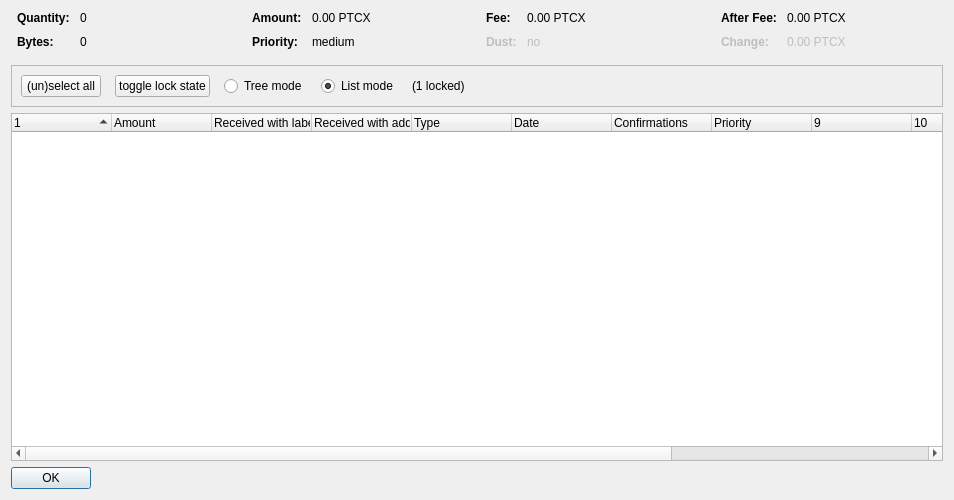
<?xml version="1.0" encoding="UTF-8"?>
<ui version="4.0">
 <class>CoinControlDialog</class>
 <widget class="QDialog" name="CoinControlDialog">
  <property name="geometry">
   <rect>
    <x>0</x>
    <y>0</y>
    <width>954</width>
    <height>500</height>
   </rect>
  </property>
  <property name="windowTitle">
   <string>Coin Selection</string>
  </property>
  <layout class="QVBoxLayout" name="verticalLayout">
   <item>
    <layout class="QHBoxLayout" name="horizontalLayoutTop" stretch="0,0,0,0">
     <property name="topMargin">
      <number>0</number>
     </property>
     <property name="bottomMargin">
      <number>10</number>
     </property>
     <item>
      <layout class="QFormLayout" name="formLayoutCoinControl1">
       <property name="horizontalSpacing">
        <number>10</number>
       </property>
       <property name="verticalSpacing">
        <number>10</number>
       </property>
       <property name="leftMargin">
        <number>6</number>
       </property>
       <property name="rightMargin">
        <number>6</number>
       </property>
       <item row="0" column="0">
        <widget class="QLabel" name="labelCoinControlQuantityText">
         <property name="font">
          <font>
           <weight>75</weight>
           <bold>true</bold>
          </font>
         </property>
         <property name="text">
          <string>Quantity:</string>
         </property>
        </widget>
       </item>
       <item row="0" column="1">
        <widget class="QLabel" name="labelCoinControlQuantity">
         <property name="cursor">
          <cursorShape>IBeamCursor</cursorShape>
         </property>
         <property name="contextMenuPolicy">
          <enum>Qt::ActionsContextMenu</enum>
         </property>
         <property name="text">
          <string notr="true">0</string>
         </property>
         <property name="textInteractionFlags">
          <set>Qt::LinksAccessibleByMouse|Qt::TextSelectableByKeyboard|Qt::TextSelectableByMouse</set>
         </property>
        </widget>
       </item>
       <item row="1" column="0">
        <widget class="QLabel" name="labelCoinControlBytesText">
         <property name="font">
          <font>
           <weight>75</weight>
           <bold>true</bold>
          </font>
         </property>
         <property name="text">
          <string>Bytes:</string>
         </property>
        </widget>
       </item>
       <item row="1" column="1">
        <widget class="QLabel" name="labelCoinControlBytes">
         <property name="cursor">
          <cursorShape>IBeamCursor</cursorShape>
         </property>
         <property name="contextMenuPolicy">
          <enum>Qt::ActionsContextMenu</enum>
         </property>
         <property name="text">
          <string notr="true">0</string>
         </property>
         <property name="textInteractionFlags">
          <set>Qt::LinksAccessibleByMouse|Qt::TextSelectableByKeyboard|Qt::TextSelectableByMouse</set>
         </property>
        </widget>
       </item>
      </layout>
     </item>
     <item>
      <layout class="QFormLayout" name="formLayoutCoinControl2">
       <property name="horizontalSpacing">
        <number>10</number>
       </property>
       <property name="verticalSpacing">
        <number>10</number>
       </property>
       <property name="leftMargin">
        <number>6</number>
       </property>
       <property name="rightMargin">
        <number>6</number>
       </property>
       <item row="0" column="0">
        <widget class="QLabel" name="labelCoinControlAmountText">
         <property name="font">
          <font>
           <weight>75</weight>
           <bold>true</bold>
          </font>
         </property>
         <property name="text">
          <string>Amount:</string>
         </property>
        </widget>
       </item>
       <item row="0" column="1">
        <widget class="QLabel" name="labelCoinControlAmount">
         <property name="cursor">
          <cursorShape>IBeamCursor</cursorShape>
         </property>
         <property name="contextMenuPolicy">
          <enum>Qt::ActionsContextMenu</enum>
         </property>
         <property name="text">
          <string notr="true">0.00 PTCX</string>
         </property>
         <property name="textInteractionFlags">
          <set>Qt::LinksAccessibleByMouse|Qt::TextSelectableByKeyboard|Qt::TextSelectableByMouse</set>
         </property>
        </widget>
       </item>
       <item row="1" column="0">
        <widget class="QLabel" name="labelCoinControlPriorityText">
         <property name="font">
          <font>
           <weight>75</weight>
           <bold>true</bold>
          </font>
         </property>
         <property name="text">
          <string>Priority:</string>
         </property>
        </widget>
       </item>
       <item row="1" column="1">
        <widget class="QLabel" name="labelCoinControlPriority">
         <property name="cursor">
          <cursorShape>IBeamCursor</cursorShape>
         </property>
         <property name="contextMenuPolicy">
          <enum>Qt::ActionsContextMenu</enum>
         </property>
         <property name="text">
          <string>medium</string>
         </property>
         <property name="textInteractionFlags">
          <set>Qt::LinksAccessibleByMouse|Qt::TextSelectableByKeyboard|Qt::TextSelectableByMouse</set>
         </property>
        </widget>
       </item>
      </layout>
     </item>
     <item>
      <layout class="QFormLayout" name="formLayoutCoinControl3">
       <property name="horizontalSpacing">
        <number>10</number>
       </property>
       <property name="verticalSpacing">
        <number>10</number>
       </property>
       <property name="leftMargin">
        <number>6</number>
       </property>
       <property name="rightMargin">
        <number>6</number>
       </property>
       <item row="0" column="0">
        <widget class="QLabel" name="labelCoinControlFeeText">
         <property name="font">
          <font>
           <weight>75</weight>
           <bold>true</bold>
          </font>
         </property>
         <property name="text">
          <string>Fee:</string>
         </property>
        </widget>
       </item>
       <item row="0" column="1">
        <widget class="QLabel" name="labelCoinControlFee">
         <property name="cursor">
          <cursorShape>IBeamCursor</cursorShape>
         </property>
         <property name="contextMenuPolicy">
          <enum>Qt::ActionsContextMenu</enum>
         </property>
         <property name="text">
          <string notr="true">0.00 PTCX</string>
         </property>
         <property name="textInteractionFlags">
          <set>Qt::LinksAccessibleByMouse|Qt::TextSelectableByKeyboard|Qt::TextSelectableByMouse</set>
         </property>
        </widget>
       </item>
       <item row="1" column="0">
        <widget class="QLabel" name="labelCoinControlLowOutputText">
         <property name="enabled">
          <bool>false</bool>
         </property>
         <property name="font">
          <font>
           <weight>75</weight>
           <bold>true</bold>
          </font>
         </property>
         <property name="text">
          <string>Dust:</string>
         </property>
        </widget>
       </item>
       <item row="1" column="1">
        <widget class="QLabel" name="labelCoinControlLowOutput">
         <property name="enabled">
          <bool>false</bool>
         </property>
         <property name="cursor">
          <cursorShape>IBeamCursor</cursorShape>
         </property>
         <property name="contextMenuPolicy">
          <enum>Qt::ActionsContextMenu</enum>
         </property>
         <property name="text">
          <string>no</string>
         </property>
         <property name="textInteractionFlags">
          <set>Qt::LinksAccessibleByMouse|Qt::TextSelectableByKeyboard|Qt::TextSelectableByMouse</set>
         </property>
        </widget>
       </item>
      </layout>
     </item>
     <item>
      <layout class="QFormLayout" name="formLayoutCoinControl4">
       <property name="horizontalSpacing">
        <number>10</number>
       </property>
       <property name="verticalSpacing">
        <number>10</number>
       </property>
       <property name="leftMargin">
        <number>6</number>
       </property>
       <property name="rightMargin">
        <number>6</number>
       </property>
       <item row="0" column="0">
        <widget class="QLabel" name="labelCoinControlAfterFeeText">
         <property name="font">
          <font>
           <weight>75</weight>
           <bold>true</bold>
          </font>
         </property>
         <property name="text">
          <string>After Fee:</string>
         </property>
        </widget>
       </item>
       <item row="0" column="1">
        <widget class="QLabel" name="labelCoinControlAfterFee">
         <property name="cursor">
          <cursorShape>IBeamCursor</cursorShape>
         </property>
         <property name="contextMenuPolicy">
          <enum>Qt::ActionsContextMenu</enum>
         </property>
         <property name="text">
          <string notr="true">0.00 PTCX</string>
         </property>
         <property name="textInteractionFlags">
          <set>Qt::LinksAccessibleByMouse|Qt::TextSelectableByKeyboard|Qt::TextSelectableByMouse</set>
         </property>
        </widget>
       </item>
       <item row="1" column="0">
        <widget class="QLabel" name="labelCoinControlChangeText">
         <property name="enabled">
          <bool>false</bool>
         </property>
         <property name="font">
          <font>
           <weight>75</weight>
           <bold>true</bold>
          </font>
         </property>
         <property name="text">
          <string>Change:</string>
         </property>
        </widget>
       </item>
       <item row="1" column="1">
        <widget class="QLabel" name="labelCoinControlChange">
         <property name="enabled">
          <bool>false</bool>
         </property>
         <property name="cursor">
          <cursorShape>IBeamCursor</cursorShape>
         </property>
         <property name="contextMenuPolicy">
          <enum>Qt::ActionsContextMenu</enum>
         </property>
         <property name="text">
          <string notr="true">0.00 PTCX</string>
         </property>
         <property name="textInteractionFlags">
          <set>Qt::LinksAccessibleByMouse|Qt::TextSelectableByKeyboard|Qt::TextSelectableByMouse</set>
         </property>
        </widget>
       </item>
      </layout>
     </item>
    </layout>
   </item>
   <item>
    <widget class="QFrame" name="frame">
     <property name="minimumSize">
      <size>
       <width>0</width>
       <height>40</height>
      </size>
     </property>
     <property name="frameShape">
      <enum>QFrame::StyledPanel</enum>
     </property>
     <property name="frameShadow">
      <enum>QFrame::Sunken</enum>
     </property>
     <layout class="QHBoxLayout" name="horizontalLayout">
      <item>
       <layout class="QHBoxLayout" name="horizontalLayoutPanel" stretch="0,0,0,0,0,0">
        <property name="spacing">
         <number>14</number>
        </property>
        <item>
         <widget class="QPushButton" name="pushButtonSelectAll">
          <property name="sizePolicy">
           <sizepolicy hsizetype="Maximum" vsizetype="Fixed">
            <horstretch>0</horstretch>
            <verstretch>0</verstretch>
           </sizepolicy>
          </property>
          <property name="text">
           <string>(un)select all</string>
          </property>
          <property name="autoDefault">
           <bool>false</bool>
          </property>
         </widget>
        </item>
        <item>
         <widget class="QPushButton" name="pushButtonToggleLock">
          <property name="sizePolicy">
           <sizepolicy hsizetype="Maximum" vsizetype="Fixed">
            <horstretch>0</horstretch>
            <verstretch>0</verstretch>
           </sizepolicy>
          </property>
          <property name="text">
           <string>toggle lock state</string>
          </property>
          <property name="autoDefault">
           <bool>false</bool>
          </property>
         </widget>
        </item>
        <item>
         <widget class="QRadioButton" name="radioTreeMode">
          <property name="sizePolicy">
           <sizepolicy hsizetype="Maximum" vsizetype="Fixed">
            <horstretch>0</horstretch>
            <verstretch>0</verstretch>
           </sizepolicy>
          </property>
          <property name="text">
           <string>Tree mode</string>
          </property>
         </widget>
        </item>
        <item>
         <widget class="QRadioButton" name="radioListMode">
          <property name="sizePolicy">
           <sizepolicy hsizetype="Maximum" vsizetype="Fixed">
            <horstretch>0</horstretch>
            <verstretch>0</verstretch>
           </sizepolicy>
          </property>
          <property name="text">
           <string>List mode</string>
          </property>
          <property name="checked">
           <bool>true</bool>
          </property>
         </widget>
        </item>
        <item>
         <widget class="QLabel" name="labelLocked">
          <property name="text">
           <string>(1 locked)</string>
          </property>
         </widget>
        </item>
        <item>
         <spacer name="horizontalSpacer">
          <property name="orientation">
           <enum>Qt::Horizontal</enum>
          </property>
          <property name="sizeHint" stdset="0">
           <size>
            <width>40</width>
            <height>20</height>
           </size>
          </property>
         </spacer>
        </item>
       </layout>
      </item>
     </layout>
    </widget>
   </item>
   <item>
    <widget class="CoinControlTreeWidget" name="treeWidget">
     <property name="contextMenuPolicy">
      <enum>Qt::CustomContextMenu</enum>
     </property>
     <property name="sortingEnabled">
      <bool>false</bool>
     </property>
     <property name="columnCount">
      <number>13</number>
     </property>
     <attribute name="headerShowSortIndicator" stdset="0">
      <bool>true</bool>
     </attribute>
     <attribute name="headerStretchLastSection">
      <bool>false</bool>
     </attribute>
     <column>
      <property name="text">
       <string/>
      </property>
     </column>
     <column>
      <property name="text">
       <string>Amount</string>
      </property>
     </column>
     <column>
      <property name="text">
       <string>Received with label</string>
      </property>
     </column>
     <column>
      <property name="text">
       <string>Received with address</string>
      </property>
     </column>
     <column>
      <property name="text">
	<string>Type</string>
      </property>
     </column>
     <column>
      <property name="text">	 
       <string>Date</string>
      </property>
     </column>
     <column>
      <property name="text">
       <string>Confirmations</string>
      </property>
      <property name="toolTip">
       <string>Confirmed</string>
      </property>
     </column>
     <column>
      <property name="text">
       <string>Priority</string>
      </property>
     </column>
     <column>
      <property name="text">
       <string/>
      </property>
     </column>
     <column>
      <property name="text">
       <string/>
      </property>
     </column>
     <column>
      <property name="text">
       <string/>
      </property>
     </column>
     <column>
      <property name="text">
       <string/>
      </property>
     </column>
     <column>
      <property name="text">
       <string/>
      </property>
     </column>
    </widget>
   </item>
   <item>
    <widget class="QDialogButtonBox" name="buttonBox">
     <property name="sizePolicy">
      <sizepolicy hsizetype="Maximum" vsizetype="Fixed">
       <horstretch>0</horstretch>
       <verstretch>0</verstretch>
      </sizepolicy>
     </property>
     <property name="orientation">
      <enum>Qt::Horizontal</enum>
     </property>
     <property name="standardButtons">
      <set>QDialogButtonBox::Ok</set>
     </property>
    </widget>
   </item>
  </layout>
 </widget>
 <customwidgets>
  <customwidget>
   <class>CoinControlTreeWidget</class>
   <extends>QTreeWidget</extends>
   <header>coincontroltreewidget.h</header>
  </customwidget>
 </customwidgets>
 <resources/>
 <connections/>
</ui>
